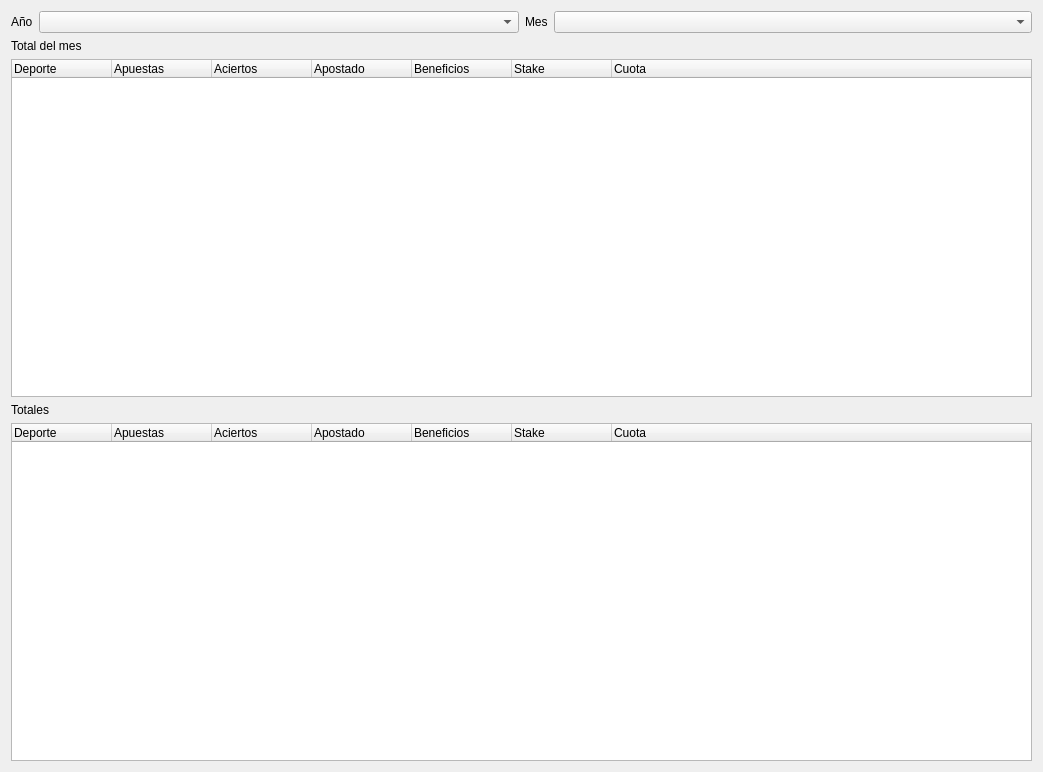
<?xml version="1.0" encoding="UTF-8"?>
<ui version="4.0">
 <class>Form</class>
 <widget class="QWidget" name="Form">
  <property name="geometry">
   <rect>
    <x>0</x>
    <y>0</y>
    <width>1043</width>
    <height>772</height>
   </rect>
  </property>
  <property name="windowTitle">
   <string>Form</string>
  </property>
  <layout class="QVBoxLayout" name="verticalLayout">
   <item>
    <layout class="QHBoxLayout" name="horizontalLayout_2">
     <item>
      <layout class="QFormLayout" name="formLayout_4">
       <item row="0" column="0">
        <widget class="QLabel" name="lblYear">
         <property name="text">
          <string>Año</string>
         </property>
        </widget>
       </item>
       <item row="0" column="1">
        <widget class="QComboBox" name="cmbYear"/>
       </item>
      </layout>
     </item>
     <item>
      <layout class="QFormLayout" name="formLayout_2">
       <item row="0" column="0">
        <widget class="QLabel" name="lblMonth">
         <property name="text">
          <string>Mes</string>
         </property>
        </widget>
       </item>
       <item row="0" column="1">
        <widget class="QComboBox" name="cmbMonth"/>
       </item>
      </layout>
     </item>
    </layout>
   </item>
   <item>
    <widget class="QLabel" name="lblTotalMonth">
     <property name="text">
      <string>Total del mes</string>
     </property>
    </widget>
   </item>
   <item>
    <widget class="QTreeWidget" name="treeMonth">
     <column>
      <property name="text">
       <string>Deporte</string>
      </property>
     </column>
     <column>
      <property name="text">
       <string>Apuestas</string>
      </property>
     </column>
     <column>
      <property name="text">
       <string>Aciertos</string>
      </property>
     </column>
     <column>
      <property name="text">
       <string>Apostado</string>
      </property>
     </column>
     <column>
      <property name="text">
       <string>Beneficios</string>
      </property>
     </column>
     <column>
      <property name="text">
       <string>Stake</string>
      </property>
     </column>
     <column>
      <property name="text">
       <string>Cuota</string>
      </property>
     </column>
    </widget>
   </item>
   <item>
    <widget class="QLabel" name="lblTotal">
     <property name="text">
      <string>Totales</string>
     </property>
    </widget>
   </item>
   <item>
    <widget class="QTreeWidget" name="treeTotal">
     <column>
      <property name="text">
       <string>Deporte</string>
      </property>
     </column>
     <column>
      <property name="text">
       <string>Apuestas</string>
      </property>
     </column>
     <column>
      <property name="text">
       <string>Aciertos</string>
      </property>
     </column>
     <column>
      <property name="text">
       <string>Apostado</string>
      </property>
     </column>
     <column>
      <property name="text">
       <string>Beneficios</string>
      </property>
     </column>
     <column>
      <property name="text">
       <string>Stake</string>
      </property>
     </column>
     <column>
      <property name="text">
       <string>Cuota</string>
      </property>
     </column>
    </widget>
   </item>
  </layout>
 </widget>
 <resources/>
 <connections/>
</ui>
